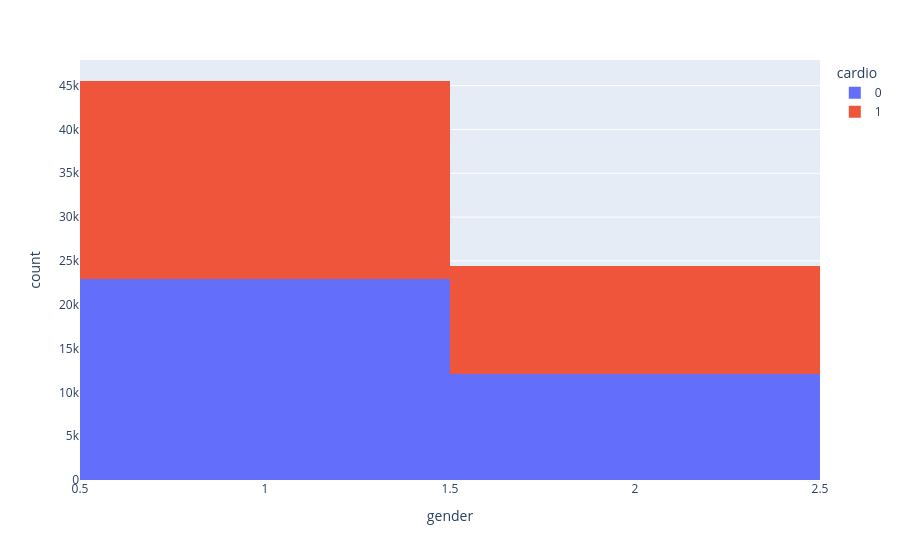

This figure's notebook cell:
### Code cell
px.histogram(cardiac_failure , x="gender" , color="cardio")

### Figure 1 — Plotly figure (JSON) as saved in the notebook; plotly's stock layout.template omitted (floating-point values rounded to 4 significant figures; data arrays with more than 128 entries replaced by an {"elided": "..."} marker saying what was removed)
{"data": [{"bingroup": "x", "hovertemplate": "cardio=0<br>gender=%{x}<br>count=%{y}<extra></extra>", "legendgroup": "0", "marker": {"color": "#636efa", "pattern": {"shape": ""}}, "name": "0", "orientation": "v", "showlegend": true, "type": "histogram", "x": {"elided": "35021 int values"}, "xaxis": "x", "yaxis": "y"}, {"bingroup": "x", "hovertemplate": "cardio=1<br>gender=%{x}<br>count=%{y}<extra></extra>", "legendgroup": "1", "marker": {"color": "#EF553B", "pattern": {"shape": ""}}, "name": "1", "orientation": "v", "showlegend": true, "type": "histogram", "x": {"elided": "34979 int values"}, "xaxis": "x", "yaxis": "y"}], "layout": {"barmode": "relative", "legend": {"title": {"text": "cardio"}, "tracegroupgap": 0}, "margin": {"t": 60}, "xaxis": {"anchor": "y", "domain": [0, 1], "title": {"text": "gender"}}, "yaxis": {"anchor": "x", "domain": [0, 1], "title": {"text": "count"}}}}
